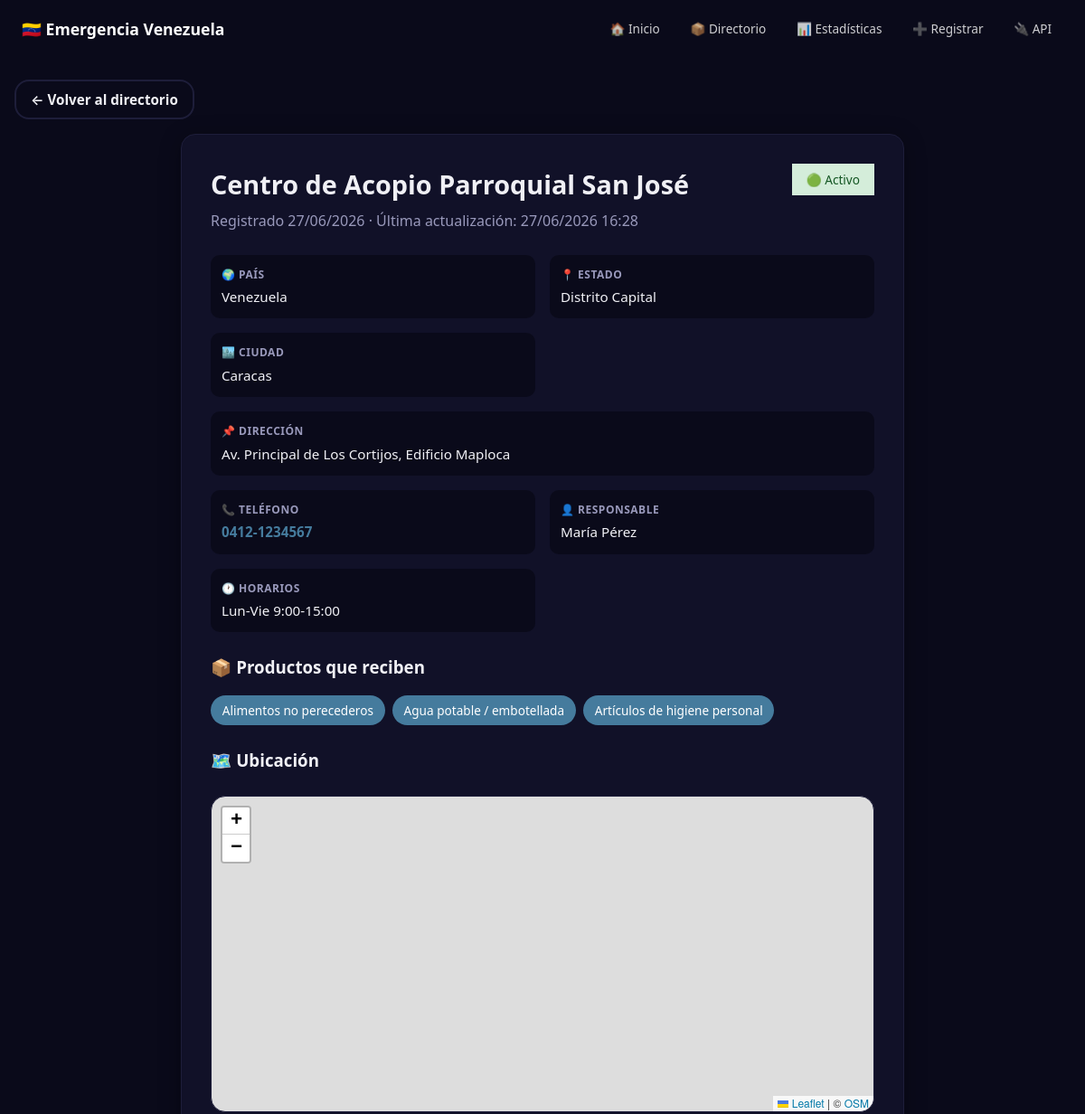
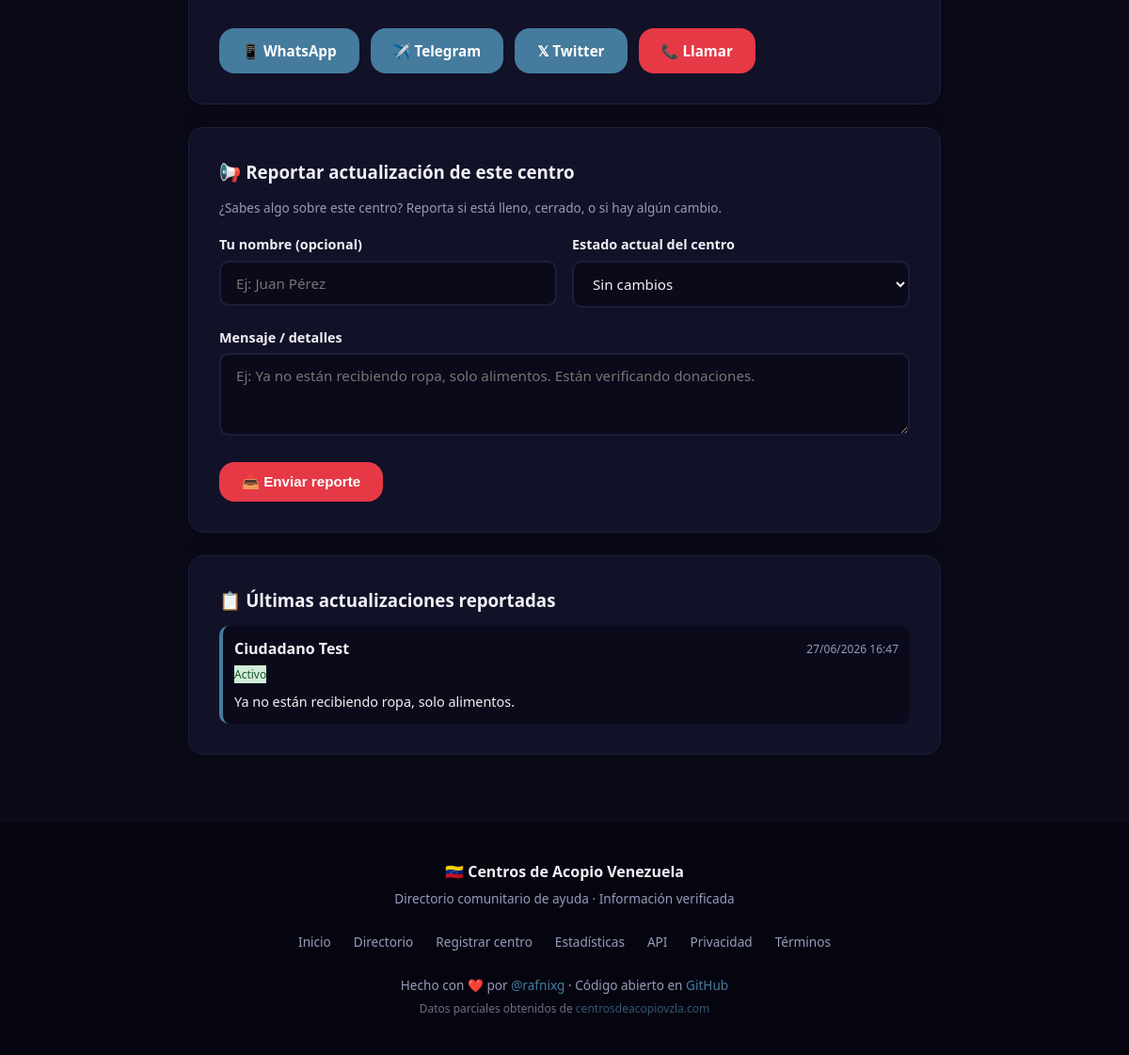
The app's page /centro/1 with its own data (2 pictures, top to bottom).
### backend/models.py (models this page shows)
class CentroAcopio(Base):
    __tablename__ = "centros_acopio"
    id = Column(Integer, primary_key=True, index=True, autoincrement=True)
    nombre = Column(String(200), nullable=False, index=True)
    pais = Column(String(50), nullable=False, index=True, default="Venezuela")
    estado = Column(String(50), nullable=False, index=True)
    ciudad = Column(String(100), nullable=False)
    direccion = Column(Text, nullable=False)
    telefono = Column(String(100), nullable=False)
    responsable = Column(String(200), nullable=False)
    horarios = Column(String(200), nullable=True)
    productos = Column(Text, nullable=True)  # JSON array string
    activo = Column(Boolean, default=True)
    estado_centro = Column(String(20), default="Activo")  # Activo, Pausado, Lleno, Cerrado
    email = Column(String(100), nullable=True)
    redes = Column(String(300), nullable=True)
    foto_url = Column(String(500), nullable=True)
    notas = Column(Text, nullable=True)
    latitud = Column(Float, nullable=True)
    longitud = Column(Float, nullable=True)
    fecha_registro = Column(DateTime, default=lambda: datetime.now(timezone.utc))
    ultima_actualizacion = Column(
        DateTime,
        default=lambda: datetime.now(timezone.utc),
        onupdate=lambda: datetime.now(timezone.utc),
    )

class ReporteActualizacion(Base):
    __tablename__ = "reportes_actualizacion"
    id = Column(Integer, primary_key=True, index=True, autoincrement=True)
    centro_id = Column(Integer, ForeignKey("centros_acopio.id"), nullable=False, index=True)
    nombre_reportador = Column(String(100), default="Anónimo")
    mensaje = Column(Text, nullable=True)
    nuevo_estado = Column(String(20), nullable=True)
    fecha = Column(DateTime, default=lambda: datetime.now(timezone.utc))

### backend/main.py (the view)
@app.get("/centro/{centro_id}", tags=["Website"])
def detalle_centro(request: Request, centro_id: int, db: Session = Depends(get_db)):
    centro = db.query(CentroAcopio).filter(CentroAcopio.id == centro_id).first()
    if not centro:
        raise HTTPException(status_code=404, detail="Centro no encontrado")
    reportes = db.query(ReporteActualizacion).filter(
        ReporteActualizacion.centro_id == centro_id
    ).order_by(ReporteActualizacion.fecha.desc()).all()
    return templates.TemplateResponse(
        "detalle.html",
        {
            "request": request,
            "centro": centro,
            "reportes": reportes,
            "estados": ESTADOS_VENEZUELA,
        },
    )

### templates/detalle.html (shortened to what this page needs)
{% extends "base.html" %}
{% block content %}
<section class="container">
    <div style="margin-bottom:1rem;">
        <a href="/centros" class="btn btn-outline" style="padding:0.5rem 1rem;">← Volver al directorio</a>
    </div>
    <div class="detalle-centro">
        <div class="detalle-header">
            <div>
                <h1>{{ centro.nombre }}</h1>
                <p style="color:var(--text-secondary);margin-top:0.3rem;">
                    Registrado {{ centro.fecha_registro.strftime('%d/%m/%Y') if centro.fecha_registro else '' }}
                    · Última actualización: {{ centro.ultima_actualizacion.strftime('%d/%m/%Y %H:%M') if centro.ultima_actualizacion else '' }}
                </p>
            </div>
            <span class="badge-estado {{ 'badge-activo' if centro.estado_centro == 'Activo' else 'badge-lleno' if centro.estado_centro == 'Lleno' else 'badge-cerrado' if centro.estado_centro == 'Cerrado' else 'badge-pausado' }}" style="position:static;font-size:0.85rem;padding:0.4rem 1rem;">
                {% if centro.estado_centro == 'Activo' %}🟢{% elif centro.estado_centro == 'Lleno' %}🟡{% elif centro.estado_centro == 'Cerrado' %}🔴{% else %}🔵{% endif %}
                {{ centro.estado_centro }}
            </span>
        </div>
        <div class="detalle-info">
            <div class="info-item">
                <div class="label">🌍 País</div>
                <div class="value">{{ centro.pais or 'Venezuela' }}</div>
            </div>
            <div class="info-item">
                <div class="label">📍 Estado</div>
                <div class="value">{{ centro.estado }}</div>
            </div>
            <div class="info-item">
                <div class="label">🏙️ Ciudad</div>
                <div class="value">{{ centro.ciudad }}</div>
            </div>
            <div class="info-item" style="grid-column:1/-1;">
                <div class="label">📌 Dirección</div>
                <div class="value">{{ centro.direccion }}</div>
            </div>
            <div class="info-item">
                <div class="label">📞 Teléfono</div>
                <div class="value">
                    <a href="tel:{{ centro.telefono }}" style="color:var(--secondary);text-decoration:none;font-weight:600;">
                        {{ centro.telefono }}
                    </a>
                </div>
            </div>
            <div class="info-item">
                <div class="label">👤 Responsable</div>
                <div class="value">{{ centro.responsable }}</div>
            </div>
            {% if centro.horarios %}
            <div class="info-item">
                <div class="label">🕐 Horarios</div>
                <div class="value">{{ centro.horarios }}</div>
            </div>
            {% endif %}
        </div>
        {% set productos_list = centro.productos | from_json if centro.productos else [] %}
        {% if productos_list %}
        <h3 style="margin-top:1.5rem;margin-bottom:0.5rem;">📦 Productos que reciben</h3>
        <div class="detalle-productos">
            {% for p in productos_list %}
            <span class="tag">{{ p }}</span>
            {% endfor %}
        </div>
        {% endif %}
        {% if centro.latitud and centro.longitud %}
        <h3 style="margin-top:1.5rem;margin-bottom:0.5rem;">🗺️ Ubicación</h3>
        <div id="mapa" style="height:350px;border-radius:var(--radius);border:1px solid var(--border);"></div>
        {% endif %}
        <div style="display:flex;gap:0.75rem;margin-top:2rem;flex-wrap:wrap;">
            <a href="https://wa.me/?text=🏪%20{{ centro.nombre | urlencode }}%0A📍%20{{ centro.direccion | urlencode }}%0A📞%20{{ centro.telefono | urlencode }}%0A📦%20Centros%20de%20Acopio%20Venezuela%3A%20https://centrosacopio.rafnixg.dev/centro/{{ centro.id }}"
               target="_blank"
               class="btn btn-secondary">
                📱 WhatsApp
            </a>
            <a href="https://t.me/share/url?url=https://centrosacopio.rafnixg.dev/centro/{{ centro.id }}&text=🏪%20{{ centro.nombre | urlencode }}%20-%20{{ centro.ciudad | urlencode }}"
               target="_blank"
               class="btn btn-secondary">
                ✈️ Telegram
            </a>
            <a href="https://twitter.com/intent/tweet?text=🏪%20{{ centro.nombre | urlencode }}%20en%20{{ centro.ciudad | urlencode }}%2C%20{{ centro.estado | urlencode }}%0A📍%20{{ centro.direccion | urlencode }}%0A📞%20{{ centro.telefono | urlencode }}%0A📦%20Centros%20de%20Acopio%20Venezuela&url=https://centrosacopio.rafnixg.dev/centro/{{ centro.id }}"
               target="_blank"
               class="btn btn-secondary">
                𝕏 Twitter
            </a>
            <a href="tel:{{ centro.telefono }}" class="btn btn-primary">
                📞 Llamar
            </a>
        </div>
    </div>
    <div class="detalle-centro" style="margin-top:1.5rem;">
        <h3 style="margin-bottom:0.75rem;">📢 Reportar actualización de este centro</h3>
        <p style="font-size:0.85rem;color:var(--text-secondary);margin-bottom:1rem;">
            ¿Sabes algo sobre este centro? Reporta si está lleno, cerrado, o si hay algún cambio.
        </p>
        <form id="form-reporte" onsubmit="enviarReporte(event, {{ centro.id }})">
            <div class="form-row">
                <div class="form-group">
                    <label>Tu nombre (opcional)</label>
                    <input type="text" id="reporte-nombre" placeholder="Ej: Juan Pérez">
                </div>
                <div class="form-group">
                    <label>Estado actual del centro</label>
                    <select id="reporte-estado">
                        <option value="">Sin cambios</option>
                    </select>
                </div>
            </div>
            <div class="form-group">
                <label>Mensaje / detalles</label>
                <textarea id="reporte-mensaje" placeholder="Ej: Ya no están recibiendo ropa, solo alimentos. Están verificando donaciones." rows="3"></textarea>
            </div>
            <button type="submit" class="btn btn-primary">📤 Enviar reporte</button>
        </form>
    </div>
    {% if reportes %}
    <div class="detalle-centro" style="margin-top:1.5rem;">
        <h3 style="margin-bottom:0.75rem;">📋 Últimas actualizaciones reportadas</h3>
        <div style="display:flex;flex-direction:column;gap:0.75rem;">
            {% for r in reportes %}
            <div style="padding:0.75rem;background:var(--bg);border-radius:var(--radius-sm);border-left:4px solid var(--secondary);">
                <div style="display:flex;justify-content:space-between;align-items:center;flex-wrap:wrap;gap:0.5rem;">
                    <strong>{{ r.nombre_reportador }}</strong>
                    <span style="font-size:0.75rem;color:var(--text-secondary);">
                        {{ r.fecha.strftime('%d/%m/%Y %H:%M') if r.fecha else '' }}
                    </span>
                </div>
                {% if r.nuevo_estado %}
                <span class="badge-estado {{ 'badge-activo' if r.nuevo_estado == 'Activo' else 'badge-lleno' if r.nuevo_estado == 'Lleno' else 'badge-cerrado' if r.nuevo_estado == 'Cerrado' else 'badge-pausado' }}" style="position:static;display:inline-block;margin-top:0.3rem;font-size:0.75rem;">
                    {{ r.nuevo_estado }}
                </span>
                {% endif %}
                {% if r.mensaje %}
                <p style="margin-top:0.3rem;font-size:0.9rem;">{{ r.mensaje }}</p>
                {% endif %}
            </div>
            {% endfor %}
        </div>
    </div>
    {% endif %}
</section>
{% endblock %}

### templates/base.html (shortened to what this page needs)
<!DOCTYPE html>
<html lang="es">
<head>
    <link rel="stylesheet" href="https://unpkg.com/leaflet@1.9.4/dist/leaflet.css" />
    <link rel="stylesheet" href="/static/css/landing.css">
    <link rel="stylesheet" href="/static/css/styles.css">
</head>
<body>
    <nav class="landing-nav" id="navbar">
        <div class="nav-inner">
            <a href="/" class="nav-brand">🇻🇪 Emergencia Venezuela</a>
            <div class="nav-links">
                <a href="/" class="{% if request.url.path == '/' %}active{% endif %}">🏠 Inicio</a>
                <a href="/centros" class="{% if request.url.path == '/centros' %}active{% endif %}">📦 Directorio</a>
                <a href="/estadisticas" class="{% if request.url.path == '/estadisticas' %}active{% endif %}">📊 Estadísticas</a>
                <a href="/registrar" class="{% if request.url.path == '/registrar' %}active{% endif %}">➕ Registrar</a>
                <a href="/api/docs" class="{% if request.url.path == '/api/docs' %}active{% endif %}">🔌 API</a>
            </div>
        </div>
    </nav>
    <main>
        {% block content %}{% endblock %}
    </main>
    <footer class="landing-footer">
        <div class="footer-inner">
            <div class="footer-brand">
                <strong>🇻🇪 Centros de Acopio Venezuela</strong>
                <p>Directorio comunitario de ayuda · Información verificada</p>
            </div>
            <div class="footer-links">
                <a href="/">Inicio</a>
                <a href="/centros">Directorio</a>
                <a href="/registrar">Registrar centro</a>
                <a href="/estadisticas">Estadísticas</a>
                <a href="/api/docs">API</a>
                <a href="/privacidad">Privacidad</a>
                <a href="/terminos">Términos</a>
            </div>
            <div class="footer-credits">
                <p>Hecho con ❤️ por <a href="https://links.rafnixg.dev" target="_blank">@rafnixg</a> · Código abierto en <a href="https://github.com/rafnixg/centros-acopio" target="_blank">GitHub</a></p>
                <p class="footer-data-source">Datos parciales obtenidos de <a href="https://www.centrosdeacopiovzla.com" target="_blank">centrosdeacopiovzla.com</a></p>
            </div>
        </div>
    </footer>
</body>
</html>

### static/css/landing.css (style rules this page uses)
:root { --primary: #e63946; --primary-dark: #c1121f; --secondary: #457b9d; --accent: #f4a261; --success: #2a9d8f; --warning: #e9c46a; --bg: #0a0a1a; --bg-card: #111128; --bg-alt: #0f0f22; --text: #f0f0f5; --text-secondary: #9999bb; --border: #1e1e3a; --shadow: 0 4px 24px rgba(0,0,0,0.3); --radius: 16px; --radius-sm: 10px; --max-width: 1200px; --font: 'Segoe UI', system-ui, -apple-system, sans-serif; --transition: 0.3s ease; }
*, *::before, *::after { margin:0; padding:0; box-sizing:border-box; }
html { scroll-behavior: smooth; }
body { font-family: var(--font); background: var(--bg); color: var(--text); line-height: 1.6; min-height: 100vh; }
.landing-nav { position: fixed; top: 0; left: 0; right: 0; z-index: 1000; padding: 0 1.5rem; transition: background var(--transition), box-shadow var(--transition); }
.nav-inner { max-width: var(--max-width); margin: 0 auto; display: flex; align-items: center; justify-content: space-between; height: 64px; }
.nav-brand { font-size: 1.1rem; font-weight: 700; color: white; text-decoration: none; }
.nav-links { display: flex; gap: 0.5rem; align-items: center; }
.nav-links a { color: rgba(255,255,255,0.8); text-decoration: none; padding: 0.45rem 0.8rem; border-radius: var(--radius-sm); font-size: 0.85rem; font-weight: 500; transition: all var(--transition); white-space: nowrap; }
.landing-footer { background: #050510; padding: 2.5rem 1.5rem; }
.footer-inner { max-width: var(--max-width); margin: 0 auto; display: flex; flex-direction: column; gap: 1.5rem; text-align: center; }
.footer-brand p { font-size: 0.85rem; color: var(--text-secondary); margin-top: 0.3rem; }
.footer-links { display: flex; gap: 1.5rem; justify-content: center; flex-wrap: wrap; }
.footer-links a { color: var(--text-secondary); text-decoration: none; font-size: 0.85rem; transition: color var(--transition); }
.footer-credits { font-size: 0.85rem; color: var(--text-secondary); }
.footer-credits a { color: var(--secondary); text-decoration: none; }
.footer-data-source { margin-top: 0.3rem; font-size: 0.75rem; opacity: 0.7; }
.badge-activo { background: rgba(42,157,143,0.2); color: #7dda9a; }

### records on screen
CentroAcopio: nombre "Centro de Acopio Parroquial San José", fecha_registro "27/06/2026", ultima_actualizacion "27/06/2026 16:28", estado_centro "Activo", pais "Venezuela", estado "Distrito Capital", ciudad "Caracas", direccion "Av. Principal de Los Cortijos, Edificio Maploca", telefono "0412-1234567", responsable "María Pérez", horarios "Lun-Vie 9:00-15:00"
ReporteActualizacion: nombre_reportador "Ciudadano Test", fecha "27/06/2026 16:47", nuevo_estado "Activo", mensaje "Ya no están recibiendo ropa, solo alimentos."

### other values on screen
{{ p }} "Alimentos no perecederos" "Agua potable / embotellada" "Artículos de higiene personal"
